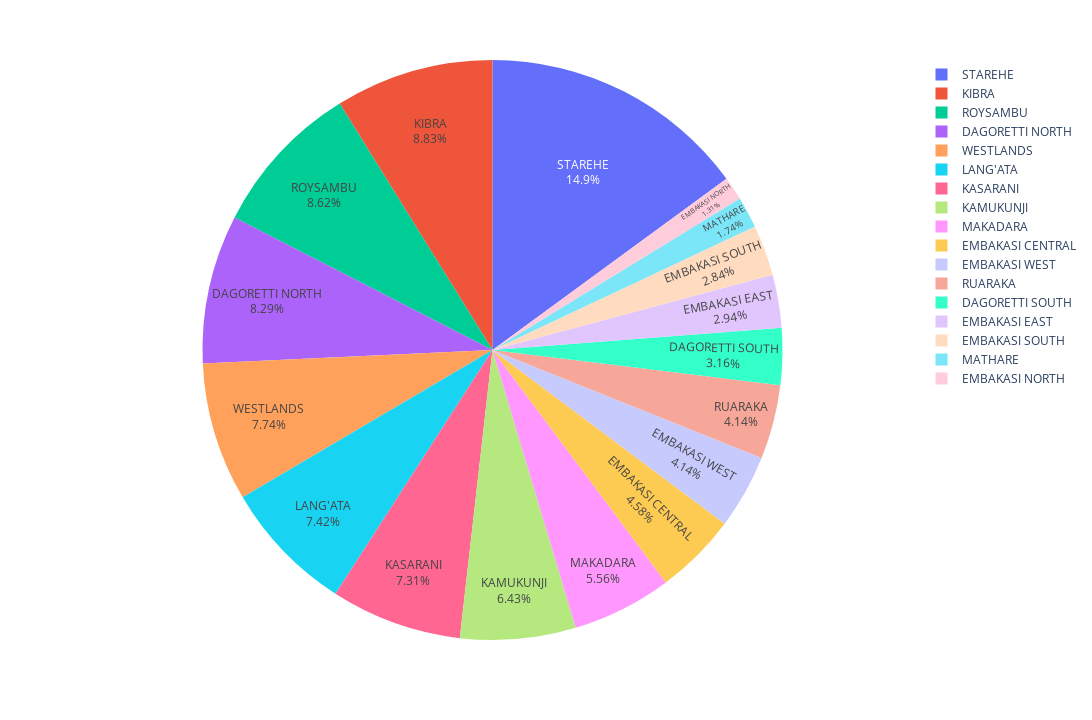

Notebook code for this chart:
### Code cell
#plot
fig = px.pie(health_sub, 
             names='Constituency', 
             values='Count', 
             #title='Number of Health Facilities in Each Sub County', 
             height=720, width=1280)
fig.update_traces(textposition='inside', textinfo='percent+label')
fig.show()

### Figure 1 — Plotly figure (JSON) as saved in the notebook; plotly's stock layout.template omitted (floating-point values rounded to 4 significant figures)
{"data": [{"domain": {"x": [0, 1], "y": [0, 1]}, "hovertemplate": "Constituency=%{label}<br>Count=%{value}<extra></extra>", "labels": ["DAGORETTI NORTH", "DAGORETTI SOUTH", "EMBAKASI CENTRAL", "EMBAKASI EAST", "EMBAKASI NORTH", "EMBAKASI SOUTH", "EMBAKASI WEST", "KAMUKUNJI", "KASARANI", "KIBRA", "LANG'ATA", "MAKADARA", "MATHARE", "ROYSAMBU", "RUARAKA", "STAREHE", "WESTLANDS"], "legendgroup": "", "name": "", "showlegend": true, "textinfo": "percent+label", "textposition": "inside", "type": "pie", "values": [76, 29, 42, 27, 12, 26, 38, 59, 67, 81, 68, 51, 16, 79, 38, 137, 71]}], "layout": {"height": 720, "legend": {"tracegroupgap": 0}, "margin": {"t": 60}, "width": 1280}}
